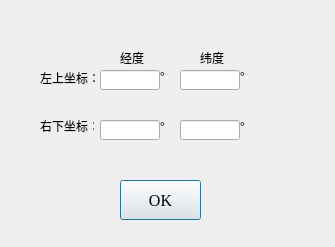
<?xml version="1.0" encoding="UTF-8"?>
<ui version="4.0">
 <class>Dialog</class>
 <widget class="QDialog" name="Dialog">
  <property name="geometry">
   <rect>
    <x>0</x>
    <y>0</y>
    <width>335</width>
    <height>247</height>
   </rect>
  </property>
  <property name="windowTitle">
   <string>Dialog</string>
  </property>
  <widget class="QPushButton" name="pushButton">
   <property name="geometry">
    <rect>
     <x>120</x>
     <y>180</y>
     <width>81</width>
     <height>40</height>
    </rect>
   </property>
   <property name="font">
    <font>
     <family>Times New Roman</family>
     <pointsize>12</pointsize>
     <weight>50</weight>
     <bold>false</bold>
    </font>
   </property>
   <property name="text">
    <string>OK</string>
   </property>
  </widget>
  <widget class="QLineEdit" name="lineEdit">
   <property name="geometry">
    <rect>
     <x>100</x>
     <y>70</y>
     <width>60</width>
     <height>20</height>
    </rect>
   </property>
   <property name="text">
    <string/>
   </property>
  </widget>
  <widget class="QLineEdit" name="lineEdit_2">
   <property name="geometry">
    <rect>
     <x>180</x>
     <y>70</y>
     <width>60</width>
     <height>20</height>
    </rect>
   </property>
   <property name="text">
    <string/>
   </property>
  </widget>
  <widget class="QLabel" name="label">
   <property name="geometry">
    <rect>
     <x>40</x>
     <y>70</y>
     <width>61</width>
     <height>16</height>
    </rect>
   </property>
   <property name="text">
    <string>左上坐标：</string>
   </property>
  </widget>
  <widget class="QLabel" name="label_2">
   <property name="geometry">
    <rect>
     <x>40</x>
     <y>120</y>
     <width>54</width>
     <height>12</height>
    </rect>
   </property>
   <property name="text">
    <string>右下坐标：</string>
   </property>
  </widget>
  <widget class="QLineEdit" name="lineEdit_3">
   <property name="geometry">
    <rect>
     <x>100</x>
     <y>120</y>
     <width>60</width>
     <height>20</height>
    </rect>
   </property>
   <property name="text">
    <string/>
   </property>
  </widget>
  <widget class="QLineEdit" name="lineEdit_4">
   <property name="geometry">
    <rect>
     <x>180</x>
     <y>120</y>
     <width>60</width>
     <height>20</height>
    </rect>
   </property>
   <property name="text">
    <string/>
   </property>
  </widget>
  <widget class="QLabel" name="label_3">
   <property name="geometry">
    <rect>
     <x>120</x>
     <y>50</y>
     <width>31</width>
     <height>16</height>
    </rect>
   </property>
   <property name="text">
    <string>经度</string>
   </property>
  </widget>
  <widget class="QLabel" name="label_4">
   <property name="geometry">
    <rect>
     <x>200</x>
     <y>50</y>
     <width>31</width>
     <height>16</height>
    </rect>
   </property>
   <property name="text">
    <string>纬度</string>
   </property>
  </widget>
  <widget class="QLabel" name="label_5">
   <property name="geometry">
    <rect>
     <x>160</x>
     <y>60</y>
     <width>21</width>
     <height>20</height>
    </rect>
   </property>
   <property name="text">
    <string>。</string>
   </property>
  </widget>
  <widget class="QLabel" name="label_6">
   <property name="geometry">
    <rect>
     <x>240</x>
     <y>60</y>
     <width>21</width>
     <height>20</height>
    </rect>
   </property>
   <property name="text">
    <string>。</string>
   </property>
  </widget>
  <widget class="QLabel" name="label_7">
   <property name="geometry">
    <rect>
     <x>240</x>
     <y>110</y>
     <width>21</width>
     <height>20</height>
    </rect>
   </property>
   <property name="text">
    <string>。</string>
   </property>
  </widget>
  <widget class="QLabel" name="label_8">
   <property name="geometry">
    <rect>
     <x>160</x>
     <y>110</y>
     <width>21</width>
     <height>20</height>
    </rect>
   </property>
   <property name="text">
    <string>。</string>
   </property>
  </widget>
 </widget>
 <resources/>
 <connections/>
</ui>
